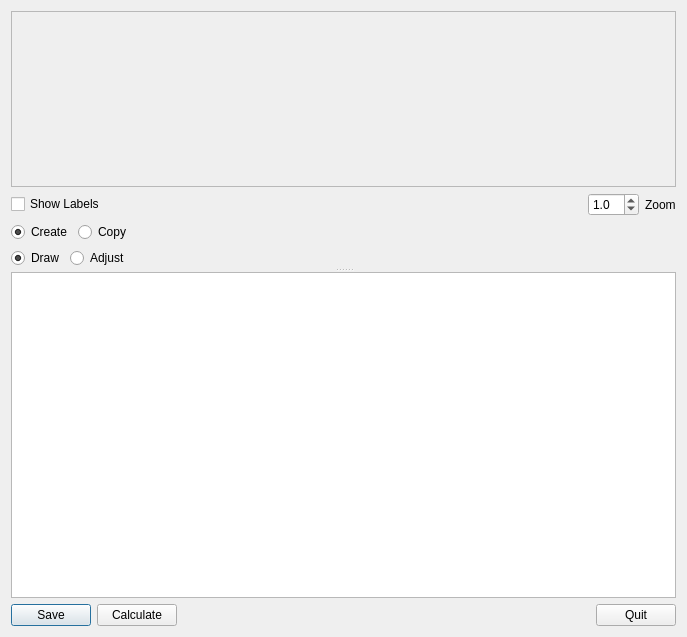
<?xml version="1.0" encoding="UTF-8"?>
<ui version="4.0">
 <class>DrawingLabelTestHarness</class>
 <widget class="QDialog" name="DrawingLabelTestHarness">
  <property name="geometry">
   <rect>
    <x>0</x>
    <y>0</y>
    <width>687</width>
    <height>637</height>
   </rect>
  </property>
  <property name="windowTitle">
   <string>Line Drawing</string>
  </property>
  <layout class="QVBoxLayout" name="verticalLayout_2">
   <item>
    <widget class="QSplitter" name="splitter">
     <property name="orientation">
      <enum>Qt::Vertical</enum>
     </property>
     <widget class="QWidget" name="">
      <layout class="QVBoxLayout" name="verticalLayout">
       <item>
        <widget class="QScrollArea" name="_scrollArea">
         <property name="widgetResizable">
          <bool>true</bool>
         </property>
         <widget class="QWidget" name="scrollAreaWidgetContents">
          <property name="geometry">
           <rect>
            <x>0</x>
            <y>0</y>
            <width>657</width>
            <height>186</height>
           </rect>
          </property>
         </widget>
        </widget>
       </item>
       <item>
        <layout class="QHBoxLayout" name="horizontalLayout_4">
         <item>
          <widget class="QCheckBox" name="_labelsBox">
           <property name="text">
            <string>Show Labels</string>
           </property>
          </widget>
         </item>
         <item>
          <spacer name="horizontalSpacer_2">
           <property name="orientation">
            <enum>Qt::Horizontal</enum>
           </property>
           <property name="sizeHint" stdset="0">
            <size>
             <width>40</width>
             <height>20</height>
            </size>
           </property>
          </spacer>
         </item>
         <item>
          <widget class="QDoubleSpinBox" name="_zoomSpinBox">
           <property name="decimals">
            <number>1</number>
           </property>
           <property name="minimum">
            <double>0.100000000000000</double>
           </property>
           <property name="maximum">
            <double>10.000000000000000</double>
           </property>
           <property name="singleStep">
            <double>0.100000000000000</double>
           </property>
           <property name="value">
            <double>1.000000000000000</double>
           </property>
          </widget>
         </item>
         <item>
          <widget class="QLabel" name="label">
           <property name="text">
            <string>Zoom</string>
           </property>
          </widget>
         </item>
        </layout>
       </item>
       <item>
        <layout class="QHBoxLayout" name="horizontalLayout_3">
         <item>
          <widget class="QRadioButton" name="_createButton">
           <property name="text">
            <string>Create</string>
           </property>
           <property name="checked">
            <bool>true</bool>
           </property>
           <attribute name="buttonGroup">
            <string notr="true">createCopyGroup</string>
           </attribute>
          </widget>
         </item>
         <item>
          <widget class="QRadioButton" name="_copyButton">
           <property name="text">
            <string>Copy</string>
           </property>
           <property name="checked">
            <bool>false</bool>
           </property>
           <attribute name="buttonGroup">
            <string notr="true">createCopyGroup</string>
           </attribute>
          </widget>
         </item>
         <item>
          <spacer name="horizontalSpacer_3">
           <property name="orientation">
            <enum>Qt::Horizontal</enum>
           </property>
           <property name="sizeHint" stdset="0">
            <size>
             <width>40</width>
             <height>20</height>
            </size>
           </property>
          </spacer>
         </item>
        </layout>
       </item>
       <item>
        <layout class="QHBoxLayout" name="horizontalLayout_2">
         <item>
          <widget class="QRadioButton" name="_drawButton">
           <property name="text">
            <string>Draw</string>
           </property>
           <property name="checked">
            <bool>true</bool>
           </property>
           <attribute name="buttonGroup">
            <string notr="true">buttonGroup_2</string>
           </attribute>
          </widget>
         </item>
         <item>
          <widget class="QRadioButton" name="_adjustButton">
           <property name="text">
            <string>Adjust</string>
           </property>
           <attribute name="buttonGroup">
            <string notr="true">buttonGroup_2</string>
           </attribute>
          </widget>
         </item>
         <item>
          <spacer name="horizontalSpacer_4">
           <property name="orientation">
            <enum>Qt::Horizontal</enum>
           </property>
           <property name="sizeHint" stdset="0">
            <size>
             <width>40</width>
             <height>20</height>
            </size>
           </property>
          </spacer>
         </item>
        </layout>
       </item>
      </layout>
     </widget>
     <widget class="QTableWidget" name="_tableWidget">
      <property name="columnCount">
       <number>0</number>
      </property>
     </widget>
    </widget>
   </item>
   <item>
    <layout class="QHBoxLayout" name="horizontalLayout">
     <item>
      <widget class="QPushButton" name="_saveButton">
       <property name="text">
        <string>Save</string>
       </property>
      </widget>
     </item>
     <item>
      <widget class="QPushButton" name="_calcButton">
       <property name="text">
        <string>Calculate</string>
       </property>
      </widget>
     </item>
     <item>
      <spacer name="horizontalSpacer">
       <property name="orientation">
        <enum>Qt::Horizontal</enum>
       </property>
       <property name="sizeHint" stdset="0">
        <size>
         <width>40</width>
         <height>20</height>
        </size>
       </property>
      </spacer>
     </item>
     <item>
      <widget class="QPushButton" name="_quitButton">
       <property name="text">
        <string>Quit</string>
       </property>
      </widget>
     </item>
    </layout>
   </item>
  </layout>
 </widget>
 <resources/>
 <connections>
  <connection>
   <sender>_quitButton</sender>
   <signal>clicked()</signal>
   <receiver>DrawingLabelTestHarness</receiver>
   <slot>close()</slot>
   <hints>
    <hint type="sourcelabel">
     <x>329</x>
     <y>268</y>
    </hint>
    <hint type="destinationlabel">
     <x>199</x>
     <y>149</y>
    </hint>
   </hints>
  </connection>
  <connection>
   <sender>_drawButton</sender>
   <signal>toggled(bool)</signal>
   <receiver>DrawingLabelTestHarness</receiver>
   <slot>state_toggle()</slot>
   <hints>
    <hint type="sourcelabel">
     <x>74</x>
     <y>303</y>
    </hint>
    <hint type="destinationlabel">
     <x>257</x>
     <y>187</y>
    </hint>
   </hints>
  </connection>
  <connection>
   <sender>_zoomSpinBox</sender>
   <signal>valueChanged(double)</signal>
   <receiver>DrawingLabelTestHarness</receiver>
   <slot>zoom_changed()</slot>
   <hints>
    <hint type="sourcelabel">
     <x>421</x>
     <y>303</y>
    </hint>
    <hint type="destinationlabel">
     <x>257</x>
     <y>187</y>
    </hint>
   </hints>
  </connection>
  <connection>
   <sender>_labelsBox</sender>
   <signal>toggled(bool)</signal>
   <receiver>DrawingLabelTestHarness</receiver>
   <slot>labels_toggled()</slot>
   <hints>
    <hint type="sourcelabel">
     <x>205</x>
     <y>303</y>
    </hint>
    <hint type="destinationlabel">
     <x>257</x>
     <y>187</y>
    </hint>
   </hints>
  </connection>
  <connection>
   <sender>_saveButton</sender>
   <signal>clicked()</signal>
   <receiver>DrawingLabelTestHarness</receiver>
   <slot>save_image()</slot>
   <hints>
    <hint type="sourcelabel">
     <x>69</x>
     <y>343</y>
    </hint>
    <hint type="destinationlabel">
     <x>257</x>
     <y>187</y>
    </hint>
   </hints>
  </connection>
  <connection>
   <sender>_createButton</sender>
   <signal>toggled(bool)</signal>
   <receiver>DrawingLabelTestHarness</receiver>
   <slot>create_copy_toggled()</slot>
   <hints>
    <hint type="sourcelabel">
     <x>-1</x>
     <y>-1</y>
    </hint>
    <hint type="destinationlabel">
     <x>299</x>
     <y>258</y>
    </hint>
   </hints>
  </connection>
  <connection>
   <sender>_calcButton</sender>
   <signal>clicked()</signal>
   <receiver>DrawingLabelTestHarness</receiver>
   <slot>calculate()</slot>
   <hints>
    <hint type="sourcelabel">
     <x>190</x>
     <y>553</y>
    </hint>
    <hint type="destinationlabel">
     <x>299</x>
     <y>292</y>
    </hint>
   </hints>
  </connection>
 </connections>
 <buttongroups>
  <buttongroup name="buttonGroup_2"/>
  <buttongroup name="createCopyGroup"/>
 </buttongroups>
</ui>
